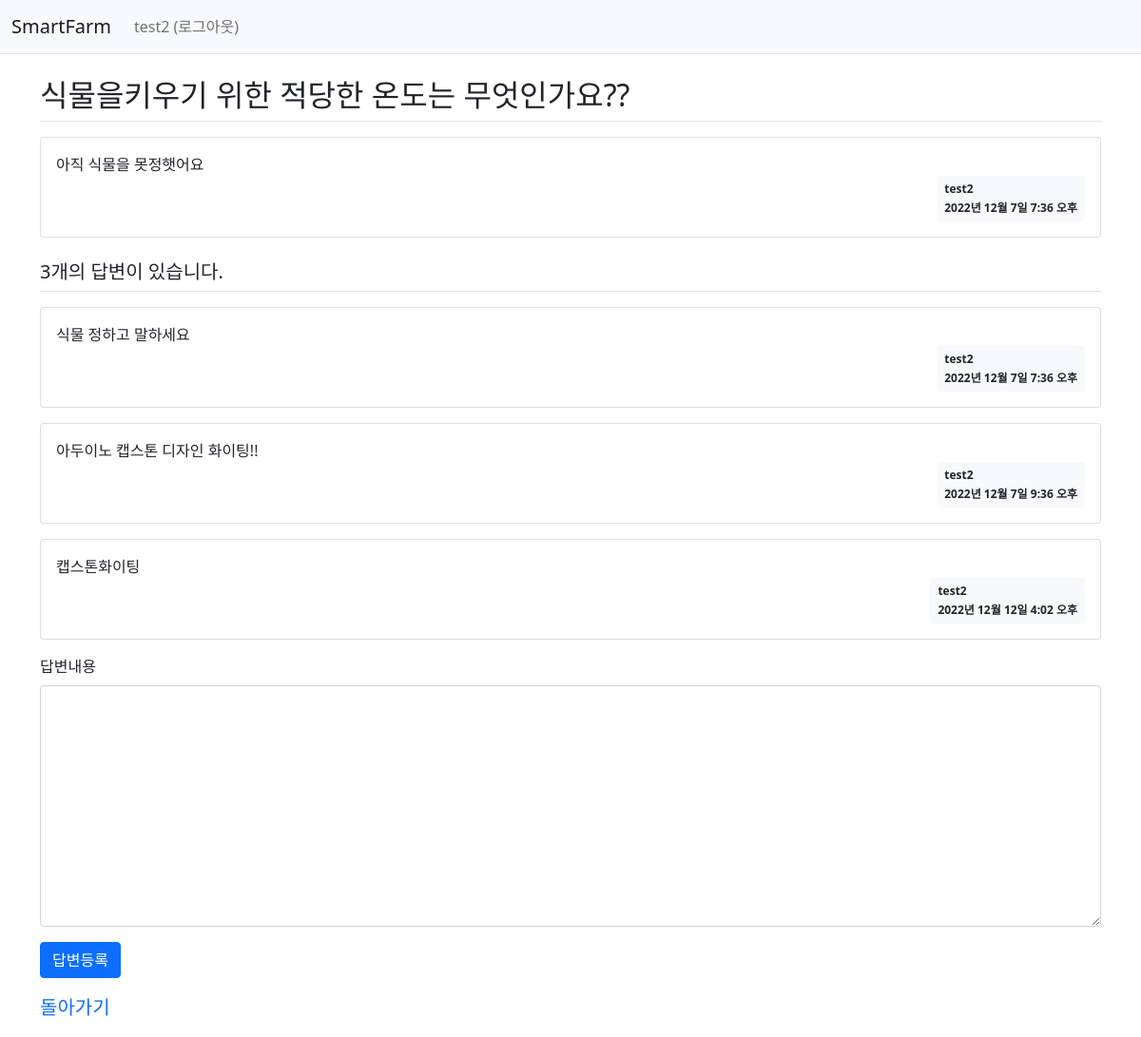
The app's page /farm/detail/10/ (signed in) with its own data.
### common/models.py (models this page shows)
class CustomUser(AbstractUser):
    address = models.TextField()

### farm/models.py (models this page shows, shortened)
class Question(models.Model):
    author = models.ForeignKey(CustomUser, on_delete=models.CASCADE)
    subject = models.CharField(max_length=200)
    content = models.TextField()
    create_date = models.DateTimeField()

class Answer(models.Model):
    author = models.ForeignKey(CustomUser, on_delete=models.CASCADE)
    question = models.ForeignKey(Question, on_delete=models.CASCADE)
    content = models.TextField()
    create_date = models.DateTimeField()

### farm/views.py (the view)
# urls.py: path('farm/detail/<int:question_id>/', views.detail, name='detail'),
def detail(request,question_id):
    question = get_object_or_404(Question, pk=question_id)
    context = {'question': question}
    return render(request, 'farm/question_detail.html', context)

### templates/farm/question_detail.html (shortened to what this page needs)
{% extends 'base.html' %}
{% block content %}
{% if user.is_authenticated %}
<div class="container my-3">
    <h2 class="border-bottom py-2">{{ question.subject }}</h2>
    <div class="card my-3">
        <div class="card-body">
            <div class="card-text" style="white-space: pre-line;">{{ question.content }}</div>
            <div class="d-flex justify-content-end">
                <div class="badge bg-light text-dark p-2 text-start">
                    <div class="mb-2">{{ question.author.username }}</div>
                    <div>{{ question.create_date }}</div>
                </div>
            </div>
        </div>
    </div>
    <h5 class="border-bottom my-3 py-2">{{question.answer_set.count}}개의 답변이 있습니다.</h5>
    {% for answer in question.answer_set.all %}
    <div class="card my-3">
        <div class="card-body">
            <div class="card-text" style="white-space: pre-line;">{{ answer.content }}</div>
            <div class="d-flex justify-content-end">
                <div class="badge bg-light text-dark p-2 text-start">
                    <div class="mb-2">{{ answer.author.username }}</div>
                    <div>{{ answer.create_date }}</div>
                </div>
            </div>
        </div>
    </div>
    {% endfor %}
    <form action="{% url 'farm:answer_create' question.id %}" method="post" class="my-3">
        <div class="mb-3">
            <label for="content" class="form-label">답변내용</label>
            <textarea {% if not user.is_authenticated %}disabled{% endif %}
              name="content" id="content" class="form-control" rows="10"></textarea>
        </div>
        <input type="submit" value="답변등록" class="btn btn-primary">
    </form>
    <a class="navbar-brand" href="{% url 'farm:index' user.id%}">돌아가기</a>
</div>
{% else %}
<head>
    <meta http-equiv="refresh" content="0; {% url 'common:login' %}">
</head>
{% endif %}
{% endblock %}

### templates/navbar.html (shortened to what this page needs)
<nav class="navbar navbar-expand-lg navbar-light bg-light border-bottom">
    <div class="container-fluid">
        {% if user.is_authenticated %}
        <a class="navbar-brand" href="{% url 'farm:index' user.id%}">SmartFarm</a>
        {% else %}
        <a class="navbar-brand" href="{% url 'common:login' %}">SmartFarm</a>
        {%endif%}
        <div class="collapse navbar-collapse" id="navbarSupportedContent">
            <ul class="navbar-nav me-auto mb-2 mb-lg-0">
                <li class="nav-item">
                    {% if user.is_authenticated %}
                    <a class="nav-link" href="{% url 'common:logout' %}">{{ user.username }} (로그아웃)</a>
                    {% else %}
                    <a class="nav-link" href="{% url 'common:login' %}">로그인</a>
                    {% endif %}
                </li>
            </ul>
        </div>
    </div>
</nav>

### records on screen
CustomUser: username "test2"
Question: subject "식물을키우기 위한 적당한 온도는 무엇인가요??", content "아직 식물을 못정햇어요", author.username "test2", create_date "2022년 12월 7일 7:36 오후", answer_set.count "3"
Answer: content "식물 정하고 말하세요", author.username "test2", create_date "2022년 12월 7일 7:36 오후"
Answer: content "아두이노 캡스톤 디자인 화이팅!!", author.username "test2", create_date "2022년 12월 7일 9:36 오후"
Answer: content "캡스톤화이팅", author.username "test2", create_date "2022년 12월 12일 4:02 오후"
